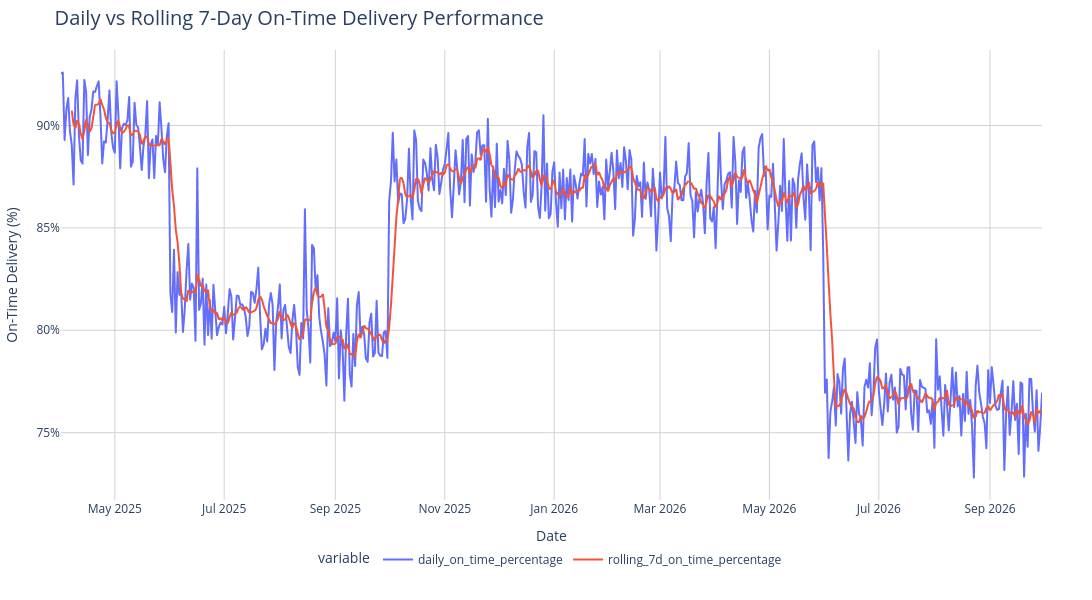

The notebook cell saved with this chart:
### Code cell
delivery_df = orders[orders['delivered_ts'].notna()].copy()
delivery_df['is_on_time'] = np.where(delivery_df['delivered_ts'] <= delivery_df['order_ts'] + pd.to_timedelta(delivery_df['promised_mins'], unit='m'),1,0)

df = delivery_df.set_index('order_ts')

daily = df.resample('D').agg(total_delivered=('order_id', 'count'), on_time_orders=('is_on_time','sum'))
daily['daily_on_time_percentage'] = round(100 * daily['on_time_orders'] / daily['total_delivered'],2)

daily['rolling_7d_delivered'] = daily['total_delivered'].rolling(window=7, min_periods=7).sum()
daily['rolling_7d_on_time'] = daily['on_time_orders'].rolling(window=7, min_periods=7).sum()
daily['rolling_7d_on_time_percentage'] = round(100 * daily['rolling_7d_on_time'] / daily['rolling_7d_delivered'],2)

daily.reset_index(inplace=True)
daily['order_ts'] = pd.to_datetime(daily['order_ts'], format='%d-%m-%Y')

fig = px.line(
    daily,
    x='order_ts',
    y=['daily_on_time_percentage', 'rolling_7d_on_time_percentage']
)

fig.update_layout(
    width=1200,                                 
    height=600,                                 
    margin=dict(l=50, r=50, t=50, b=100),
    title=dict(
        text='Daily vs Rolling 7-Day On-Time Delivery Performance',
        font=dict(size=20)
    ),
    xaxis=dict(
        type='date',
        range=['2025-04-01', daily['order_ts'].max()],
        title='Date',
        showgrid=True,
        gridcolor='LightGrey'
    ),
    yaxis=dict(
        title='On-Time Delivery (%)',
        ticksuffix="%",
        showgrid=True,
        gridcolor='LightGrey'
    ),
    legend=dict(
        orientation="h",                        
        yanchor="top",
        y=-0.1,                                
        xanchor="center",
        x=0.5
    ),
    plot_bgcolor="white",                      
    hovermode="x unified"
)

fig.show()

### Figure 1 — Plotly figure (JSON) as saved in the notebook; plotly's stock layout.template omitted (floating-point values rounded to 4 significant figures; data arrays with more than 128 entries replaced by an {"elided": "..."} marker saying what was removed)
{"data": [{"hovertemplate": "variable=daily_on_time_percentage<br>order_ts=%{x}<br>value=%{y}<extra></extra>", "legendgroup": "daily_on_time_percentage", "line": {"color": "#636efa", "dash": "solid"}, "marker": {"symbol": "circle"}, "mode": "lines", "name": "daily_on_time_percentage", "showlegend": true, "type": "scattergl", "x": {"elided": "548 str values"}, "xaxis": "x", "y": {"elided": "548 float values"}, "yaxis": "y"}, {"hovertemplate": "variable=rolling_7d_on_time_percentage<br>order_ts=%{x}<br>value=%{y}<extra></extra>", "legendgroup": "rolling_7d_on_time_percentage", "line": {"color": "#EF553B", "dash": "solid"}, "marker": {"symbol": "circle"}, "mode": "lines", "name": "rolling_7d_on_time_percentage", "showlegend": true, "type": "scattergl", "x": {"elided": "548 str values"}, "xaxis": "x", "y": {"elided": "548 float values"}, "yaxis": "y"}], "layout": {"height": 600, "hovermode": "x unified", "legend": {"orientation": "h", "title": {"text": "variable"}, "tracegroupgap": 0, "x": 0.5, "xanchor": "center", "y": -0.1, "yanchor": "top"}, "margin": {"b": 100, "l": 50, "r": 50, "t": 50}, "plot_bgcolor": "white", "title": {"font": {"size": 20}, "text": "Daily vs Rolling 7-Day On-Time Delivery Performance"}, "width": 1200, "xaxis": {"anchor": "y", "domain": [0, 1], "gridcolor": "LightGrey", "range": ["2025-04-01", "2026-09-30T00:00:00"], "showgrid": true, "title": {"text": "Date"}, "type": "date"}, "yaxis": {"anchor": "x", "domain": [0, 1], "gridcolor": "LightGrey", "showgrid": true, "ticksuffix": "%", "title": {"text": "On-Time Delivery (%)"}}}}
